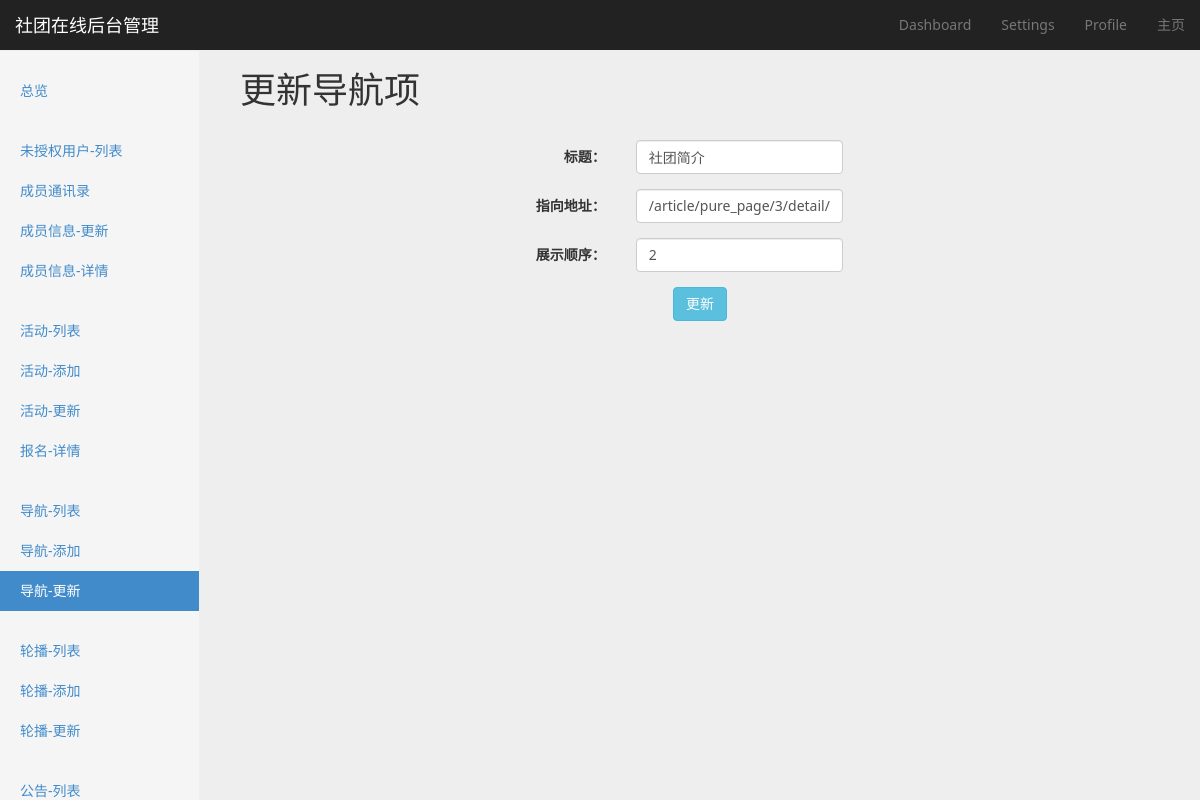
/navbar/3/update/, run on the app's committed database.
### navbar/models.py (models this page shows, shortened)
class NavItem(models.Model):
    title = models.CharField(verbose_name=u'标题', max_length=8, default=u'New page')
    url = models.CharField(verbose_name=u'指向链接', max_length=4096, blank=True, null=True)
    show_order = models.SmallIntegerField(verbose_name=u'展示顺序', default=0)
    create_time = models.DateTimeField(verbose_name=u'创建时间', auto_now_add=True)
    class Meta:
        verbose_name_plural = verbose_name = u'导航条'
        ordering = ['show_order', '-create_time']

### navbar/views.py (the view)
# urls.py: url(r'^(?P<pk>[0-9]+)/update/$', views.NavbarUpdateView.as_view(), name='navbar-update'),
class NavbarUpdateView(AjaxableResponseMixin, UpdateView):
    model = NavItem
    context_object_name = 'navitem'
    template_name_suffix = '_update_form'
    success_url = reverse_lazy('navbar-list')
    fields = ['title', 'show_order', 'url']
    def get_context_data(self, *args, **kwargs):
        context = super(NavbarUpdateView, self).get_context_data(*args, **kwargs)
        context['active_page'] = 'navbar-update'
        return context

### utils/common_mixin.py (called while the page is built)
    def get_context_data(self, *args, **kwargs):
        context = super(BaseMixin, self).get_context_data(**kwargs)
        context['COMMUNITY_NAME'] = COMMUNITY_NAME
        context['COMMUNITY_DESCRIPTION'] = COMMUNITY_DESCRIPTION
        context['PAGE_NUMBER'] = PAGE_NUMBER
        return context

### templates/navbar/navitem_update_form.html (shortened to what this page needs)
{% extends 'website/backend/settings/settings_base.html' %}
{% block option-title %}
    更新导航项
{% endblock %}
{% block content %}
    <div class="col-md-12">
        <form class="form-horizontal" id="data-form">
            <div class="form-group">
                <label for="title" class="col-sm-3 col-sm-offset-2 control-label">标题：</label>
                <div class="col-sm-3">
                    <input type="text" id="title" name="title" class="form-control" value="{{ navitem.title }}">
                </div>
            </div>
            <div class="form-group">
                <label for="url" class="col-sm-3 col-sm-offset-2 control-label">指向地址：</label>
                <div class="col-sm-3">
                    <input type="text" id="url" name="url" class="form-control" value="{{ navitem.url }}">
                </div>
            </div>
            <div class="form-group">
                <label for="show_order" class="col-sm-3 col-sm-offset-2 control-label">展示顺序：</label>
                <div class="col-sm-3">
                    <input type="number" id="show_order" name="show_order" class="form-control" value="{{ navitem.show_order }}">
                </div>
            </div>
            <button class="btn btn-info" id="submit-btn">更新</button>
        </form>
    </div>
{% endblock %}

### website/static/css/main.css (style rules this page uses)
body { background-color: #eeeeee; font-family: "Segoe UI", "Microsoft YaHei UI", sans-serif, "Segoe MDL2 Assets", "Symbols"; }

### website/static/css/dashboard.css (style rules this page uses)
body { padding-top: 50px; }

### data on the page
NavItem: title "社团简介", url "/article/pure_page/3/detail/", show_order "2"

### other printed values
{{ COMMUNITY_NAME }} "社团在线"
